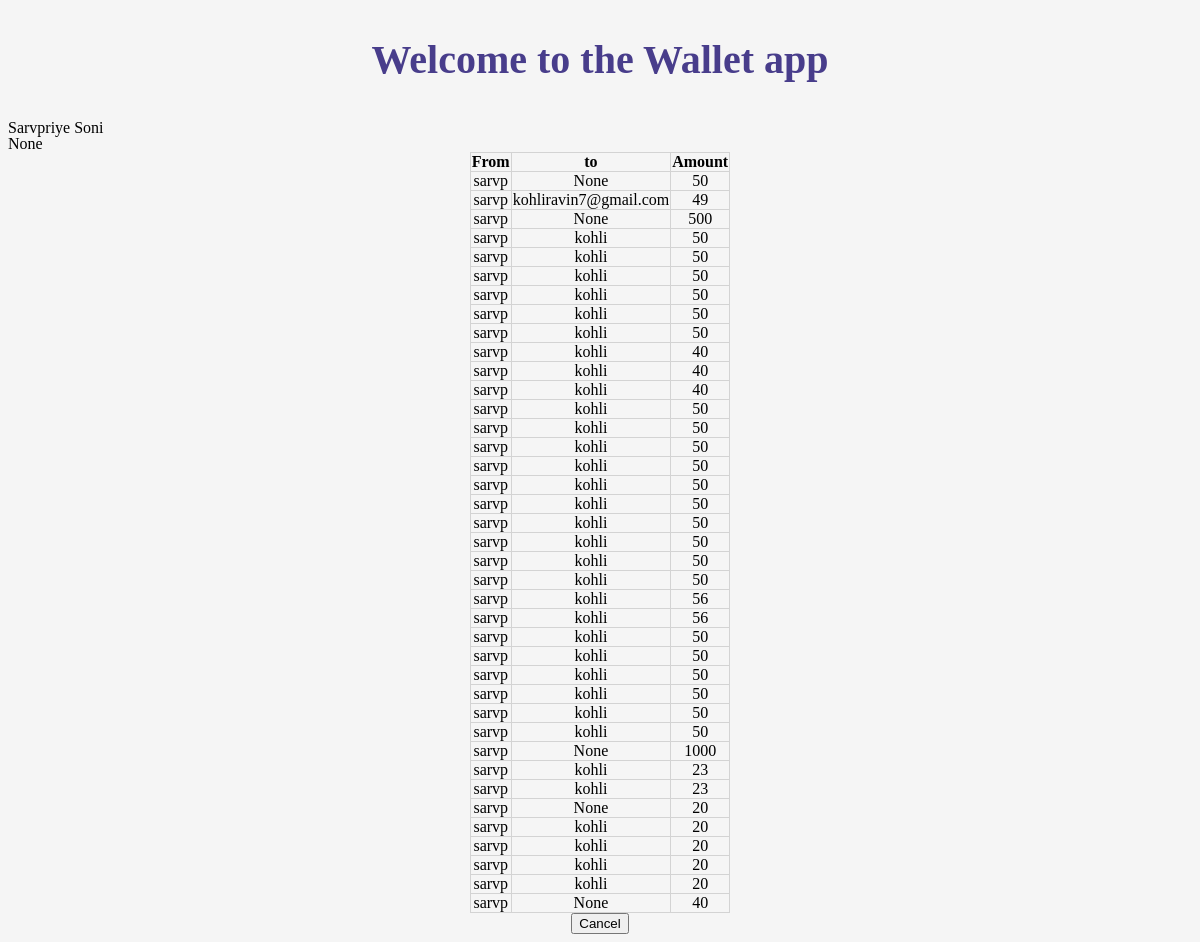
/trans/ (signed in), run on the app's committed database.
### wallet/models.py (models this page shows, shortened)
class Userprofile(models.Model):
    user = models.OneToOneField(User, unique=True, primary_key=True)
    wallet_id = models.ForeignKey(Wallet, on_delete=models.CASCADE)
    date_ob = models.DateField(null=True, blank=True)
    sex = models.CharField(max_length=1, null=True)

class Transaction(models.Model):
    from_name = models.CharField(max_length=15)
    wallet_id = models.ForeignKey(Wallet, on_delete=models.CASCADE)
    date = models.DateField()
    amount = models.IntegerField()
    to = models.EmailField(null=True, blank=True)

### wallet/views.py (the view)
# urls.py: url(r'^trans/$', transaction),
@login_required
def transaction(request):
    context = {}
    trans = Transaction.objects.filter(from_name=request.user.username)
    context['transaction'] = trans
    context['user'] = request.user
    return render(request, 'transaction.html', context)

### wallet/templates/transaction.html (shortened to what this page needs)
{% extends 'base.html' %}
{% block body %}
    {{ user.first_name }} {{ user.last_name }}<br>{{ user.userprofile.date_ob }}<br>
    <div id="table"><table>
        <tr>
            <th>From</th><th>to</th><th>Amount</th>
        </tr>
        {% for field in transaction %}
            <tr>
                <td>{{ field.from_name }}</td>
                <td>{{ field.to }}</td>
                <td>{{ field.amount }}</td>
            </tr>
        {% endfor %}
    </table>
    </div>
    <center><a href="/accounts/profile"><button type="button" name="cancel">Cancel</button></a></center>
{% endblock %}

### wallet/templates/base.html (shortened to what this page needs)
<!DOCTYPE html>
<html lang="en">
<head>
    {% load staticfiles %}
    <link rel="stylesheet" href="{% static 'wallet/bas.css' %}">
</head>
<body>
<p style="color: darkslateblue; font-size: 40px; text-align: center"><strong>Welcome to the Wallet app</strong></p>
    {% block body %}{% endblock %}
</body>
</html>

### wallet/static/wallet/bas.css (style rules this page uses)
html { background-color: whitesmoke; align-content: center; padding: 0; font-family: Calibri; }
body { line-height: 1; }
table, th, td { margin: auto; border: 1px solid lightgrey; border-collapse: collapse; align-items: center; text-align: center; }

### data on the page
Transaction: from_name "sarvp", to "None", amount "50"
Transaction: from_name "sarvp", to "kohliravin7@gmail.com", amount "49"
Transaction: from_name "sarvp", to "None", amount "500"
Transaction: from_name "sarvp", to "kohli", amount "50"
Transaction: from_name "sarvp", to "kohli", amount "50"
Transaction: from_name "sarvp", to "kohli", amount "50"
Transaction: from_name "sarvp", to "kohli", amount "50"
Transaction: from_name "sarvp", to "kohli", amount "50"
Transaction: from_name "sarvp", to "kohli", amount "50"
Transaction: from_name "sarvp", to "kohli", amount "40"
Transaction: from_name "sarvp", to "kohli", amount "40"
Transaction: from_name "sarvp", to "kohli", amount "40"
Transaction: from_name "sarvp", to "kohli", amount "50"
Transaction: from_name "sarvp", to "kohli", amount "50"
Transaction: from_name "sarvp", to "kohli", amount "50"
Transaction: from_name "sarvp", to "kohli", amount "50"
Transaction: from_name "sarvp", to "kohli", amount "50"
Transaction: from_name "sarvp", to "kohli", amount "50"
Transaction: from_name "sarvp", to "kohli", amount "50"
Transaction: from_name "sarvp", to "kohli", amount "50"
Transaction: from_name "sarvp", to "kohli", amount "50"
Transaction: from_name "sarvp", to "kohli", amount "50"
Transaction: from_name "sarvp", to "kohli", amount "56"
Transaction: from_name "sarvp", to "kohli", amount "56"
Transaction: from_name "sarvp", to "kohli", amount "50"
Transaction: from_name "sarvp", to "kohli", amount "50"
Transaction: from_name "sarvp", to "kohli", amount "50"
Transaction: from_name "sarvp", to "kohli", amount "50"
Transaction: from_name "sarvp", to "kohli", amount "50"
Transaction: from_name "sarvp", to "kohli", amount "50"
Transaction: from_name "sarvp", to "None", amount "1000"
Transaction: from_name "sarvp", to "kohli", amount "23"
Transaction: from_name "sarvp", to "kohli", amount "23"
Transaction: from_name "sarvp", to "None", amount "20"
Transaction: from_name "sarvp", to "kohli", amount "20"
Transaction: from_name "sarvp", to "kohli", amount "20"
Transaction: from_name "sarvp", to "kohli", amount "20"
Transaction: from_name "sarvp", to "kohli", amount "20"
Transaction: from_name "sarvp", to "None", amount "40"

### other printed values
{{ user.first_name }} "Sarvpriye"
{{ user.last_name }} "Soni"
{{ user.userprofile.date_ob }} "None"
